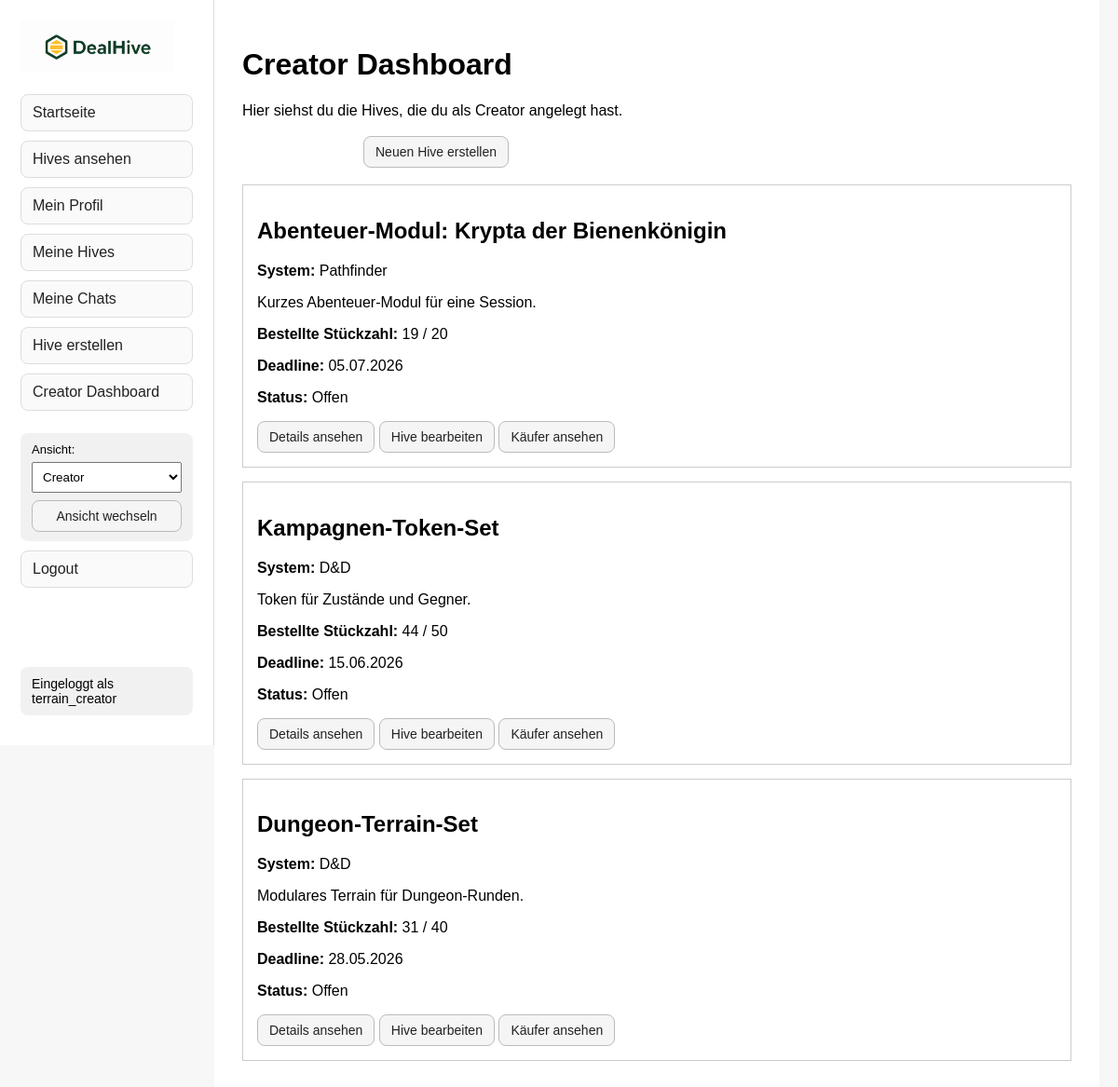
The page /creator/dashboard (signed in) on the database its author committed.
### tables this page shows
CREATE TABLE user_hives (
            id INTEGER PRIMARY KEY AUTOINCREMENT,
            user_id INTEGER NOT NULL,
            hive_id INTEGER NOT NULL,
            relation_type TEXT NOT NULL,
            quantity INTEGER NOT NULL DEFAULT 1,
            FOREIGN KEY (user_id) REFERENCES users(id),
            FOREIGN KEY (hive_id) REFERENCES hives(id),
            UNIQUE(user_id, hive_id, relation_type)
        );

CREATE TABLE hives (
            id INTEGER PRIMARY KEY AUTOINCREMENT,
            title TEXT NOT NULL,
            game_system TEXT NOT NULL,
            short_description TEXT NOT NULL,
            description TEXT NOT NULL,
            deadline TEXT NOT NULL,
            current_participants INTEGER NOT NULL DEFAULT 0,
            min_participants INTEGER NOT NULL,
            base_price REAL NOT NULL DEFAULT 0.0
        );

### creator_routes.py (the view)
    @app.route("/creator/dashboard")
    def creator_dashboard():
        if session.get("user_id") is None:
            return redirect("/login")
        if session.get("role") != "creator":
            return redirect("/")
        hives = get_hives_for_user(
            session["user_id"],
            "creator"
        )
        return render_template(
            "creator_dashboard.html",
            hives=hives
        )

### database.py (called while the page is built)
def get_connection():
    connection = sqlite3.connect(DATABASE_PATH)
    connection.row_factory = sqlite3.Row
    connection.execute("PRAGMA foreign_keys = ON")
    return connection

### templates/creator_dashboard.html
{% extends "layout.html" %}
{% block content %}
    <h1>Creator Dashboard</h1>
    <p>
        Hier siehst du die Hives, die du als Creator angelegt hast.
    </p>
    <div class="form-actions">
        <a class="button-link" href="/creator/hives/new">
            Neuen Hive erstellen
        </a>
    </div>
    <br>
    {% if hives %}
        {% for hive in hives %}
            <section style="border: 1px solid #ccc; padding: 15px; margin-bottom: 15px;">
                <h2>{{ hive["title"] }}</h2>
                <p>
                    <strong>System:</strong>
                    {{ hive["game_system"] }}
                </p>
                <p>
                    {{ hive["short_description"] }}
                </p>
                <p>
                    <strong>Bestellte Stückzahl:</strong>
                    {{ hive["current_participants"] }} / {{ hive["min_participants"] }}
                </p>
                <p>
                    <strong>Deadline:</strong>
                    {{ hive["deadline"] }}
                </p>
                <p>
                    <strong>Status:</strong>
                    {% if hive["current_participants"] >= hive["min_participants"] %}
                        Mindestmenge erreicht
                    {% else %}
                        Offen
                    {% endif %}
                </p>
                <div class="hive-actions">
                    <a class="button-link" href="/hives/{{ hive['id'] }}">
                        Details ansehen
                    </a>
                    <a class="button-link" href="/creator/hives/{{ hive['id'] }}/edit">
                        Hive bearbeiten
                    </a>
                    <a class="button-link" href="/creator/hives/{{ hive['id'] }}/buyers">
                        Käufer ansehen
                    </a>
                </div>
            </section>
        {% endfor %}
    {% else %}
        <p>Du hast aktuell noch keine Hives erstellt.</p>
    {% endif %}
{% endblock %}

### templates/layout.html (style rules this page uses)
body { margin: 0; font-family: Arial, sans-serif; background-color: #f7f7f7; }
.form-actions { margin-left: 130px; margin-top: 18px; }
button, .button-link { display: inline-block; padding: 8px 12px; border: 1px solid #bbb; border-radius: 8px; background-color: #f5f5f5; color: #222; text-decoration: none; font-size: 14px; cursor: pointer; box-sizing: border-box; }
.hive-actions { margin-top: 14px; }

### rows shown on the page
user_hives: title "Abenteuer-Modul: Krypta der Bienenkönigin", game_system "Pathfinder", short_description "Kurzes Abenteuer-Modul für eine Session.", current_participants "19", min_participants "20", deadline "05.07.2026"
user_hives: title "Kampagnen-Token-Set", game_system "D&D", short_description "Token für Zustände und Gegner.", current_participants "44", min_participants "50", deadline "15.06.2026"
user_hives: title "Dungeon-Terrain-Set", game_system "D&D", short_description "Modulares Terrain für Dungeon-Runden.", current_participants "31", min_participants "40", deadline "28.05.2026"

### other values the page prints
{{ session.get("username") }} "terrain_creator"
